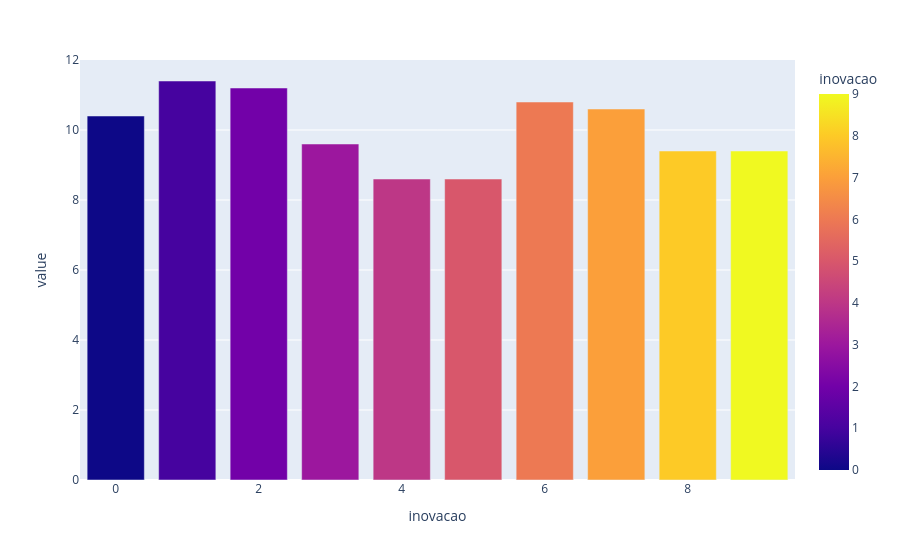

The cell this chart's notebook holds for it:
### Markdown cell above
# EDA

### Code cell
# Distribuição da variavel  target
percetual_inovacao = df_clientes.value_counts('inovacao') / len(df_clientes) * 100
px.bar(percetual_inovacao, color=percetual_inovacao.index)

### Figure 1 — Plotly figure (JSON) as saved in the notebook; plotly's stock layout.template omitted (floating-point values rounded to 4 significant figures)
{"data": [{"hovertemplate": "inovacao=%{marker.color}<br>value=%{y}<extra></extra>", "legendgroup": "", "marker": {"color": [1, 2, 6, 7, 0, 3, 8, 9, 5, 4], "coloraxis": "coloraxis", "pattern": {"shape": ""}}, "name": "", "orientation": "v", "showlegend": false, "textposition": "auto", "type": "bar", "x": [1, 2, 6, 7, 0, 3, 8, 9, 5, 4], "xaxis": "x", "y": [11.4, 11.2, 10.8, 10.6, 10.4, 9.6, 9.4, 9.4, 8.6, 8.6], "yaxis": "y"}], "layout": {"barmode": "relative", "coloraxis": {"colorbar": {"title": {"text": "inovacao"}}, "colorscale": [[0, "#0d0887"], [0.1111, "#46039f"], [0.2222, "#7201a8"], [0.3333, "#9c179e"], [0.4444, "#bd3786"], [0.5556, "#d8576b"], [0.6667, "#ed7953"], [0.7778, "#fb9f3a"], [0.8889, "#fdca26"], [1, "#f0f921"]]}, "legend": {"tracegroupgap": 0}, "margin": {"t": 60}, "xaxis": {"anchor": "y", "domain": [0, 1], "title": {"text": "inovacao"}}, "yaxis": {"anchor": "x", "domain": [0, 1], "title": {"text": "value"}}}}
